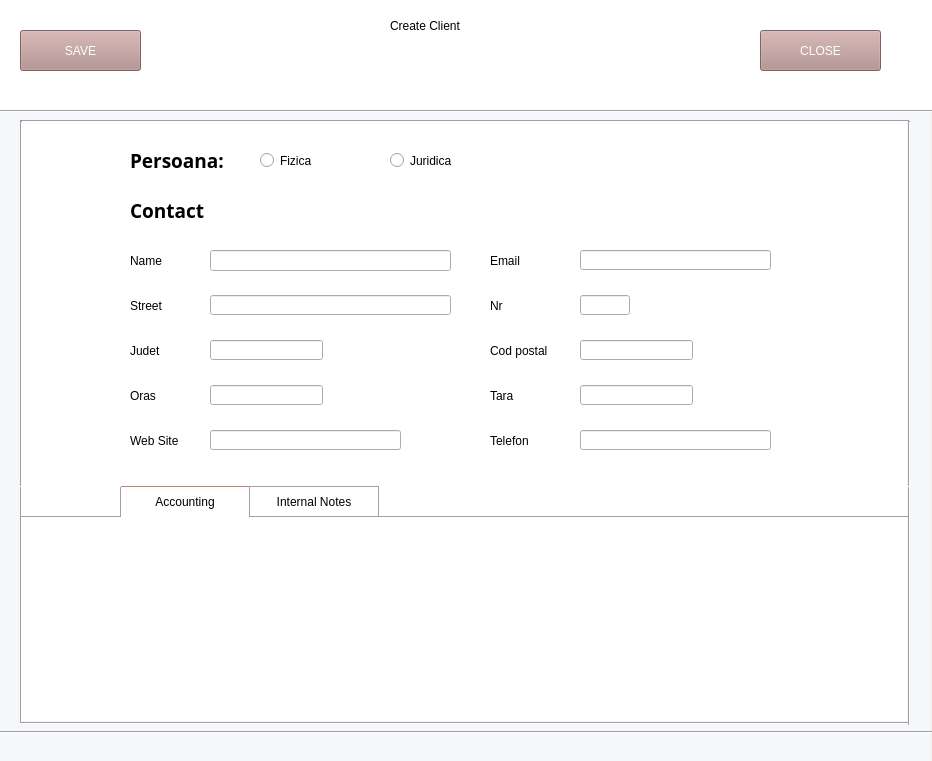
<?xml version="1.0" encoding="UTF-8"?>
<ui version="4.0">
 <class>Form</class>
 <widget class="QWidget" name="Form">
  <property name="geometry">
   <rect>
    <x>0</x>
    <y>0</y>
    <width>932</width>
    <height>761</height>
   </rect>
  </property>
  <property name="windowTitle">
   <string>Form</string>
  </property>
  <widget class="QLabel" name="background_color">
   <property name="geometry">
    <rect>
     <x>0</x>
     <y>0</y>
     <width>931</width>
     <height>761</height>
    </rect>
   </property>
   <property name="styleSheet">
    <string notr="true">background-color: rgb(246, 247, 250);</string>
   </property>
   <property name="text">
    <string/>
   </property>
  </widget>
  <widget class="QPushButton" name="save_button">
   <property name="geometry">
    <rect>
     <x>20</x>
     <y>30</y>
     <width>121</width>
     <height>41</height>
    </rect>
   </property>
   <property name="styleSheet">
    <string notr="true">background-color: rgb(174, 139, 137);
color: rgb(255, 255, 255);
font: 75 14pt &quot;MS Shell Dlg 2&quot;;</string>
   </property>
   <property name="text">
    <string>SAVE</string>
   </property>
  </widget>
  <widget class="QLabel" name="kanban_bg_color">
   <property name="geometry">
    <rect>
     <x>20</x>
     <y>120</y>
     <width>887</width>
     <height>601</height>
    </rect>
   </property>
   <property name="styleSheet">
    <string notr="true">background-color: rgb(255, 255, 255);</string>
   </property>
   <property name="text">
    <string/>
   </property>
  </widget>
  <widget class="Line" name="line">
   <property name="geometry">
    <rect>
     <x>20</x>
     <y>120</y>
     <width>889</width>
     <height>3</height>
    </rect>
   </property>
   <property name="orientation">
    <enum>Qt::Horizontal</enum>
   </property>
  </widget>
  <widget class="Line" name="line_2">
   <property name="geometry">
    <rect>
     <x>20</x>
     <y>121</y>
     <width>3</width>
     <height>602</height>
    </rect>
   </property>
   <property name="orientation">
    <enum>Qt::Vertical</enum>
   </property>
  </widget>
  <widget class="Line" name="line_3">
   <property name="geometry">
    <rect>
     <x>20</x>
     <y>722</y>
     <width>889</width>
     <height>3</height>
    </rect>
   </property>
   <property name="orientation">
    <enum>Qt::Horizontal</enum>
   </property>
  </widget>
  <widget class="Line" name="line_4">
   <property name="geometry">
    <rect>
     <x>908</x>
     <y>121</y>
     <width>3</width>
     <height>604</height>
    </rect>
   </property>
   <property name="orientation">
    <enum>Qt::Vertical</enum>
   </property>
  </widget>
  <widget class="Line" name="line_5">
   <property name="geometry">
    <rect>
     <x>0</x>
     <y>110</y>
     <width>1000</width>
     <height>3</height>
    </rect>
   </property>
   <property name="orientation">
    <enum>Qt::Horizontal</enum>
   </property>
  </widget>
  <widget class="Line" name="line_6">
   <property name="geometry">
    <rect>
     <x>-30</x>
     <y>731</y>
     <width>1000</width>
     <height>3</height>
    </rect>
   </property>
   <property name="orientation">
    <enum>Qt::Horizontal</enum>
   </property>
  </widget>
  <widget class="QLabel" name="antet_color">
   <property name="geometry">
    <rect>
     <x>-20</x>
     <y>0</y>
     <width>971</width>
     <height>111</height>
    </rect>
   </property>
   <property name="styleSheet">
    <string notr="true">background-color: rgb(255, 255, 255);</string>
   </property>
   <property name="text">
    <string/>
   </property>
  </widget>
  <widget class="QLabel" name="label">
   <property name="geometry">
    <rect>
     <x>390</x>
     <y>10</y>
     <width>131</width>
     <height>31</height>
    </rect>
   </property>
   <property name="styleSheet">
    <string notr="true">font: 63 14pt &quot;Lucida Bright&quot;;</string>
   </property>
   <property name="text">
    <string>Create Client</string>
   </property>
  </widget>
  <widget class="QRadioButton" name="radioButton">
   <property name="geometry">
    <rect>
     <x>260</x>
     <y>145</y>
     <width>101</width>
     <height>31</height>
    </rect>
   </property>
   <property name="styleSheet">
    <string notr="true">font: 63 14pt &quot;Lucida Bright&quot;;</string>
   </property>
   <property name="text">
    <string>Fizica</string>
   </property>
  </widget>
  <widget class="QRadioButton" name="radioButton_2">
   <property name="geometry">
    <rect>
     <x>390</x>
     <y>145</y>
     <width>131</width>
     <height>31</height>
    </rect>
   </property>
   <property name="styleSheet">
    <string notr="true">font: 63 14pt &quot;Lucida Bright&quot;;</string>
   </property>
   <property name="text">
    <string>Juridica</string>
   </property>
  </widget>
  <widget class="QLabel" name="label_2">
   <property name="geometry">
    <rect>
     <x>130</x>
     <y>145</y>
     <width>121</width>
     <height>31</height>
    </rect>
   </property>
   <property name="font">
    <font>
     <family>Lucida Bright</family>
     <pointsize>14</pointsize>
     <weight>75</weight>
     <bold>true</bold>
    </font>
   </property>
   <property name="styleSheet">
    <string notr="true"/>
   </property>
   <property name="text">
    <string>Persoana:</string>
   </property>
  </widget>
  <widget class="QLabel" name="street_label">
   <property name="geometry">
    <rect>
     <x>130</x>
     <y>290</y>
     <width>61</width>
     <height>31</height>
    </rect>
   </property>
   <property name="styleSheet">
    <string notr="true">font: 11pt &quot;MS Shell Dlg 2&quot;;</string>
   </property>
   <property name="text">
    <string>Street</string>
   </property>
  </widget>
  <widget class="QLabel" name="judet_label">
   <property name="geometry">
    <rect>
     <x>130</x>
     <y>335</y>
     <width>51</width>
     <height>31</height>
    </rect>
   </property>
   <property name="styleSheet">
    <string notr="true">font: 11pt &quot;MS Shell Dlg 2&quot;;</string>
   </property>
   <property name="text">
    <string>Judet</string>
   </property>
  </widget>
  <widget class="QLabel" name="country_label">
   <property name="geometry">
    <rect>
     <x>490</x>
     <y>380</y>
     <width>51</width>
     <height>31</height>
    </rect>
   </property>
   <property name="styleSheet">
    <string notr="true">font: 11pt &quot;MS Shell Dlg 2&quot;;</string>
   </property>
   <property name="text">
    <string>Tara</string>
   </property>
  </widget>
  <widget class="QLabel" name="nr_street_label">
   <property name="geometry">
    <rect>
     <x>490</x>
     <y>290</y>
     <width>41</width>
     <height>31</height>
    </rect>
   </property>
   <property name="styleSheet">
    <string notr="true">font: 11pt &quot;MS Shell Dlg 2&quot;;</string>
   </property>
   <property name="text">
    <string>Nr</string>
   </property>
  </widget>
  <widget class="QLabel" name="cod_postal">
   <property name="geometry">
    <rect>
     <x>490</x>
     <y>335</y>
     <width>111</width>
     <height>31</height>
    </rect>
   </property>
   <property name="styleSheet">
    <string notr="true">font: 11pt &quot;MS Shell Dlg 2&quot;;</string>
   </property>
   <property name="text">
    <string>Cod postal</string>
   </property>
  </widget>
  <widget class="QLabel" name="oras_label">
   <property name="geometry">
    <rect>
     <x>130</x>
     <y>380</y>
     <width>61</width>
     <height>31</height>
    </rect>
   </property>
   <property name="styleSheet">
    <string notr="true">font: 11pt &quot;MS Shell Dlg 2&quot;;</string>
   </property>
   <property name="text">
    <string>Oras</string>
   </property>
  </widget>
  <widget class="QLabel" name="telefon_label">
   <property name="geometry">
    <rect>
     <x>490</x>
     <y>425</y>
     <width>71</width>
     <height>31</height>
    </rect>
   </property>
   <property name="styleSheet">
    <string notr="true">font: 11pt &quot;MS Shell Dlg 2&quot;;</string>
   </property>
   <property name="text">
    <string>Telefon</string>
   </property>
  </widget>
  <widget class="QLabel" name="web_site_label">
   <property name="geometry">
    <rect>
     <x>130</x>
     <y>425</y>
     <width>81</width>
     <height>31</height>
    </rect>
   </property>
   <property name="styleSheet">
    <string notr="true">font: 11pt &quot;MS Shell Dlg 2&quot;;</string>
   </property>
   <property name="text">
    <string>Web Site</string>
   </property>
  </widget>
  <widget class="QLabel" name="web_site_label_2">
   <property name="geometry">
    <rect>
     <x>490</x>
     <y>245</y>
     <width>61</width>
     <height>31</height>
    </rect>
   </property>
   <property name="styleSheet">
    <string notr="true">font: 11pt &quot;MS Shell Dlg 2&quot;;</string>
   </property>
   <property name="text">
    <string>Email</string>
   </property>
  </widget>
  <widget class="QLineEdit" name="street_input">
   <property name="geometry">
    <rect>
     <x>210</x>
     <y>295</y>
     <width>241</width>
     <height>20</height>
    </rect>
   </property>
   <property name="minimumSize">
    <size>
     <width>100</width>
     <height>0</height>
    </size>
   </property>
   <property name="styleSheet">
    <string notr="true">font: 10pt &quot;MS Shell Dlg 2&quot;;</string>
   </property>
   <property name="text">
    <string/>
   </property>
  </widget>
  <widget class="QLineEdit" name="judet_input">
   <property name="geometry">
    <rect>
     <x>210</x>
     <y>340</y>
     <width>113</width>
     <height>20</height>
    </rect>
   </property>
   <property name="minimumSize">
    <size>
     <width>100</width>
     <height>0</height>
    </size>
   </property>
   <property name="styleSheet">
    <string notr="true">font: 10pt &quot;MS Shell Dlg 2&quot;;</string>
   </property>
   <property name="text">
    <string/>
   </property>
  </widget>
  <widget class="QLineEdit" name="country_input">
   <property name="geometry">
    <rect>
     <x>580</x>
     <y>385</y>
     <width>113</width>
     <height>20</height>
    </rect>
   </property>
   <property name="minimumSize">
    <size>
     <width>100</width>
     <height>0</height>
    </size>
   </property>
   <property name="styleSheet">
    <string notr="true">font: 10pt &quot;MS Shell Dlg 2&quot;;</string>
   </property>
   <property name="text">
    <string/>
   </property>
  </widget>
  <widget class="QLineEdit" name="nr_street_input">
   <property name="geometry">
    <rect>
     <x>580</x>
     <y>295</y>
     <width>50</width>
     <height>20</height>
    </rect>
   </property>
   <property name="minimumSize">
    <size>
     <width>50</width>
     <height>0</height>
    </size>
   </property>
   <property name="maximumSize">
    <size>
     <width>50</width>
     <height>16777215</height>
    </size>
   </property>
   <property name="styleSheet">
    <string notr="true">font: 10pt &quot;MS Shell Dlg 2&quot;;</string>
   </property>
   <property name="text">
    <string/>
   </property>
  </widget>
  <widget class="QLineEdit" name="zip_code_input">
   <property name="geometry">
    <rect>
     <x>580</x>
     <y>340</y>
     <width>113</width>
     <height>20</height>
    </rect>
   </property>
   <property name="minimumSize">
    <size>
     <width>100</width>
     <height>0</height>
    </size>
   </property>
   <property name="styleSheet">
    <string notr="true">font: 10pt &quot;MS Shell Dlg 2&quot;;</string>
   </property>
   <property name="text">
    <string/>
   </property>
  </widget>
  <widget class="QLineEdit" name="oras_input">
   <property name="geometry">
    <rect>
     <x>210</x>
     <y>385</y>
     <width>113</width>
     <height>20</height>
    </rect>
   </property>
   <property name="minimumSize">
    <size>
     <width>100</width>
     <height>0</height>
    </size>
   </property>
   <property name="styleSheet">
    <string notr="true">font: 10pt &quot;MS Shell Dlg 2&quot;;</string>
   </property>
   <property name="text">
    <string/>
   </property>
  </widget>
  <widget class="QLineEdit" name="street_input_2">
   <property name="geometry">
    <rect>
     <x>580</x>
     <y>430</y>
     <width>191</width>
     <height>20</height>
    </rect>
   </property>
   <property name="minimumSize">
    <size>
     <width>100</width>
     <height>0</height>
    </size>
   </property>
   <property name="styleSheet">
    <string notr="true">font: 10pt &quot;MS Shell Dlg 2&quot;;</string>
   </property>
   <property name="text">
    <string/>
   </property>
  </widget>
  <widget class="QLabel" name="name_label">
   <property name="geometry">
    <rect>
     <x>130</x>
     <y>245</y>
     <width>61</width>
     <height>31</height>
    </rect>
   </property>
   <property name="styleSheet">
    <string notr="true">font: 11pt &quot;MS Shell Dlg 2&quot;;</string>
   </property>
   <property name="text">
    <string>Name</string>
   </property>
  </widget>
  <widget class="QLineEdit" name="name_input">
   <property name="geometry">
    <rect>
     <x>210</x>
     <y>250</y>
     <width>241</width>
     <height>21</height>
    </rect>
   </property>
   <property name="minimumSize">
    <size>
     <width>100</width>
     <height>0</height>
    </size>
   </property>
   <property name="styleSheet">
    <string notr="true">font: 10pt &quot;MS Shell Dlg 2&quot;;</string>
   </property>
   <property name="inputMask">
    <string/>
   </property>
   <property name="text">
    <string/>
   </property>
   <property name="placeholderText">
    <string/>
   </property>
  </widget>
  <widget class="QLabel" name="street_label_2">
   <property name="geometry">
    <rect>
     <x>130</x>
     <y>195</y>
     <width>91</width>
     <height>31</height>
    </rect>
   </property>
   <property name="font">
    <font>
     <family>Lucida Bright</family>
     <pointsize>14</pointsize>
     <weight>75</weight>
     <italic>false</italic>
     <bold>true</bold>
    </font>
   </property>
   <property name="mouseTracking">
    <bool>false</bool>
   </property>
   <property name="styleSheet">
    <string notr="true"/>
   </property>
   <property name="text">
    <string>Contact</string>
   </property>
  </widget>
  <widget class="QLineEdit" name="email_input">
   <property name="geometry">
    <rect>
     <x>580</x>
     <y>250</y>
     <width>191</width>
     <height>20</height>
    </rect>
   </property>
   <property name="minimumSize">
    <size>
     <width>100</width>
     <height>0</height>
    </size>
   </property>
   <property name="styleSheet">
    <string notr="true">font: 10pt &quot;MS Shell Dlg 2&quot;;</string>
   </property>
   <property name="text">
    <string/>
   </property>
  </widget>
  <widget class="QLineEdit" name="web_site_input">
   <property name="geometry">
    <rect>
     <x>210</x>
     <y>430</y>
     <width>191</width>
     <height>20</height>
    </rect>
   </property>
   <property name="minimumSize">
    <size>
     <width>100</width>
     <height>0</height>
    </size>
   </property>
   <property name="styleSheet">
    <string notr="true">font: 10pt &quot;MS Shell Dlg 2&quot;;</string>
   </property>
   <property name="text">
    <string/>
   </property>
  </widget>
  <widget class="QLabel" name="label_9">
   <property name="geometry">
    <rect>
     <x>492</x>
     <y>171</y>
     <width>100</width>
     <height>16</height>
    </rect>
   </property>
   <property name="minimumSize">
    <size>
     <width>100</width>
     <height>0</height>
    </size>
   </property>
   <property name="text">
    <string/>
   </property>
  </widget>
  <widget class="QPushButton" name="close_button">
   <property name="geometry">
    <rect>
     <x>760</x>
     <y>30</y>
     <width>121</width>
     <height>41</height>
    </rect>
   </property>
   <property name="styleSheet">
    <string notr="true">background-color: rgb(174, 139, 137);
color: rgb(255, 255, 255);
font: 75 14pt &quot;MS Shell Dlg 2&quot;;</string>
   </property>
   <property name="text">
    <string>CLOSE</string>
   </property>
  </widget>
  <widget class="QLabel" name="label_3">
   <property name="geometry">
    <rect>
     <x>120</x>
     <y>486</y>
     <width>130</width>
     <height>31</height>
    </rect>
   </property>
   <property name="styleSheet">
    <string notr="true">font: 11pt &quot;MS Shell Dlg 2&quot;;
border-top: 1px solid;
border-top-color: rgb(174, 139, 137);
border-left: 1px solid;
border-left-color: rgb(160,160,160);
border-right: 1px solid;
border-right-color: rgb(160,160,160);
</string>
   </property>
   <property name="text">
    <string>Accounting</string>
   </property>
   <property name="alignment">
    <set>Qt::AlignCenter</set>
   </property>
  </widget>
  <widget class="QLabel" name="label_4">
   <property name="geometry">
    <rect>
     <x>249</x>
     <y>486</y>
     <width>130</width>
     <height>31</height>
    </rect>
   </property>
   <property name="styleSheet">
    <string notr="true">font: 11pt &quot;MS Shell Dlg 2&quot;;
border-top: 1px solid;
border-top-color:rgb(160,160,160);
border-left: 1px solid;
border-left-color: rgb(160,160,160);
border-right: 1px solid;
border-right-color: rgb(160,160,160);
border-bottom: 1px solid;
border-bottom-color: rgb(160,160,160);</string>
   </property>
   <property name="text">
    <string>Internal Notes</string>
   </property>
   <property name="alignment">
    <set>Qt::AlignCenter</set>
   </property>
  </widget>
  <widget class="QLabel" name="label_5">
   <property name="geometry">
    <rect>
     <x>20</x>
     <y>486</y>
     <width>101</width>
     <height>31</height>
    </rect>
   </property>
   <property name="styleSheet">
    <string notr="true">font: 11pt &quot;MS Shell Dlg 2&quot;;
border-top: 1px solid white;
border-bottom: 1px solid;
border-bottom-color: rgb(160,160,160);</string>
   </property>
   <property name="text">
    <string/>
   </property>
  </widget>
  <widget class="QLabel" name="label_6">
   <property name="geometry">
    <rect>
     <x>379</x>
     <y>486</y>
     <width>530</width>
     <height>31</height>
    </rect>
   </property>
   <property name="styleSheet">
    <string notr="true">font: 11pt &quot;MS Shell Dlg 2&quot;;
border-top: 1px solid white;
border-bottom: 1px solid;
border-bottom-color: rgb(160,160,160);</string>
   </property>
   <property name="text">
    <string/>
   </property>
  </widget>
  <zorder>label_9</zorder>
  <zorder>background_color</zorder>
  <zorder>kanban_bg_color</zorder>
  <zorder>antet_color</zorder>
  <zorder>save_button</zorder>
  <zorder>line</zorder>
  <zorder>line_2</zorder>
  <zorder>line_3</zorder>
  <zorder>line_4</zorder>
  <zorder>line_5</zorder>
  <zorder>line_6</zorder>
  <zorder>label</zorder>
  <zorder>radioButton</zorder>
  <zorder>radioButton_2</zorder>
  <zorder>label_2</zorder>
  <zorder>street_label</zorder>
  <zorder>judet_label</zorder>
  <zorder>country_label</zorder>
  <zorder>nr_street_label</zorder>
  <zorder>cod_postal</zorder>
  <zorder>oras_label</zorder>
  <zorder>telefon_label</zorder>
  <zorder>web_site_label</zorder>
  <zorder>web_site_label_2</zorder>
  <zorder>street_input</zorder>
  <zorder>judet_input</zorder>
  <zorder>country_input</zorder>
  <zorder>nr_street_input</zorder>
  <zorder>zip_code_input</zorder>
  <zorder>oras_input</zorder>
  <zorder>street_input_2</zorder>
  <zorder>name_label</zorder>
  <zorder>name_input</zorder>
  <zorder>street_label_2</zorder>
  <zorder>email_input</zorder>
  <zorder>web_site_input</zorder>
  <zorder>close_button</zorder>
  <zorder>label_3</zorder>
  <zorder>label_4</zorder>
  <zorder>label_5</zorder>
  <zorder>label_6</zorder>
 </widget>
 <resources/>
 <connections/>
</ui>
